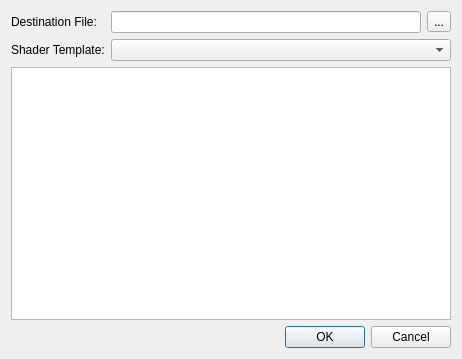
<?xml version="1.0" encoding="UTF-8"?>
<ui version="4.0">
 <class>ShaderTemplateDlg</class>
 <widget class="QDialog" name="ShaderTemplateDlg">
  <property name="geometry">
   <rect>
    <x>0</x>
    <y>0</y>
    <width>462</width>
    <height>359</height>
   </rect>
  </property>
  <property name="minimumSize">
   <size>
    <width>0</width>
    <height>0</height>
   </size>
  </property>
  <property name="maximumSize">
   <size>
    <width>1000</width>
    <height>1000</height>
   </size>
  </property>
  <property name="windowTitle">
   <string>Create Shader from Template</string>
  </property>
  <property name="windowIcon">
   <iconset resource="../../../../Tools/Libs/GuiFoundation/QtResources/resources.qrc">
    <normaloff>:/GuiFoundation/PL-logo.svg</normaloff>:/GuiFoundation/PL-logo.svg</iconset>
  </property>
  <layout class="QVBoxLayout" name="verticalLayout">
   <item>
    <layout class="QGridLayout" name="gridLayout">
     <item row="1" column="0">
      <widget class="QLabel" name="label">
       <property name="text">
        <string>Shader Template:</string>
       </property>
      </widget>
     </item>
     <item row="1" column="1">
      <widget class="QComboBox" name="ShaderTemplate"/>
     </item>
     <item row="0" column="0">
      <widget class="QLabel" name="label_2">
       <property name="text">
        <string>Destination File:</string>
       </property>
      </widget>
     </item>
     <item row="0" column="1">
      <layout class="QHBoxLayout" name="horizontalLayout_2">
       <item>
        <widget class="QLineEdit" name="DestinationFile">
         <property name="readOnly">
          <bool>true</bool>
         </property>
        </widget>
       </item>
       <item>
        <widget class="QToolButton" name="Browse">
         <property name="text">
          <string>...</string>
         </property>
        </widget>
       </item>
      </layout>
     </item>
    </layout>
   </item>
   <item>
    <widget class="QTableWidget" name="TemplateVars">
     <property name="editTriggers">
      <set>QAbstractItemView::NoEditTriggers</set>
     </property>
     <property name="showDropIndicator" stdset="0">
      <bool>false</bool>
     </property>
     <property name="selectionMode">
      <enum>QAbstractItemView::NoSelection</enum>
     </property>
     <property name="selectionBehavior">
      <enum>QAbstractItemView::SelectRows</enum>
     </property>
     <property name="showGrid">
      <bool>false</bool>
     </property>
     <property name="cornerButtonEnabled">
      <bool>false</bool>
     </property>
     <attribute name="horizontalHeaderVisible">
      <bool>false</bool>
     </attribute>
     <attribute name="horizontalHeaderStretchLastSection">
      <bool>true</bool>
     </attribute>
     <attribute name="verticalHeaderVisible">
      <bool>false</bool>
     </attribute>
    </widget>
   </item>
   <item>
    <layout class="QHBoxLayout" name="horizontalLayout">
     <item>
      <spacer name="horizontalSpacer">
       <property name="orientation">
        <enum>Qt::Horizontal</enum>
       </property>
       <property name="sizeHint" stdset="0">
        <size>
         <width>40</width>
         <height>20</height>
        </size>
       </property>
      </spacer>
     </item>
     <item>
      <widget class="QDialogButtonBox" name="Buttons">
       <property name="standardButtons">
        <set>QDialogButtonBox::Cancel|QDialogButtonBox::Ok</set>
       </property>
      </widget>
     </item>
    </layout>
   </item>
  </layout>
 </widget>
 <resources>
  <include location="../QtResources/resources.qrc"/>
  <include location="../../../../Tools/Libs/GuiFoundation/QtResources/resources.qrc"/>
  <include location="../../../../Editor/EditorFramework/QtResources/resources.qrc"/>
 </resources>
 <connections/>
</ui>
